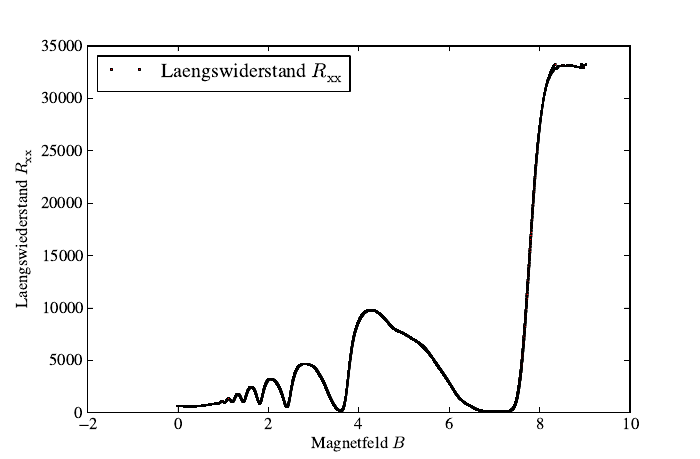

Write Python code to recreate this figure.
# -*- coding: utf-8 -*-

from pylab import *
from scipy import *
from scipy.optimize import *
import matplotlib.pyplot as plt
from matplotlib import rc
from numpy import *

rc('font', family = 'serif', serif = 'STIXGeneral')
fig = plt.figure(num=None, figsize=(7, 5), dpi=150, facecolor='w', edgecolor='k')

#def f(U):
#   return 297.0 -25.87*U + 1.908*U**2 - 0.4020*U**3;

data = genfromtxt("4,2-Laengswiderstand-Magnetfeld_bereinigt.dat")

B = data[:8500,0]
R_xx = data[:8500,1]

ax = fig.add_subplot(111)
ax.plot(B, R_xx, ",r", label=u"Laengswiderstand $R_\mathrm{xx}$")

ax.set_xlabel(u"Magnetfeld $B$")
ax.set_ylabel(u"Laengswiederstand $R_{\mathrm{xx}}$")
ax.legend(loc=2)

# y = log(data[:,1]/(8e-3*1.63e-3*2.74e-3))
# y = log(data[:,1]*(1.63e-3*2.74e-3)/(8e-3*4.2e-3))

#X = x[0:14]
#Y = y[0:14]

#fitfunc = lambda p, x: p[0]*x + p[1]
#errfunc = lambda p, x, y: fitfunc(p, x) - y
#P, success = leastsq(errfunc, [1, 1], args=(X, Y))




#plot(x, fitfunc(P, x), "r", label="Ausgleichsgerade")
#plot(x, -0.0105*x + 0.9, "r--", label="Fehlergerade")
#plot(x, -0.0077*x + 0.65, "r--")

#plot([207, 207], [0.0, -4.5], "k", label="Inversionstemperatur")

#fitfunc = lambda p, x: p[0] + p[1]*x + p[2]*x**2+ p[3]*x**3 + p[4]*x**4 + p[5]*x**5
#errfunc = lambda p, x, y: fitfunc(p, x) - y
#p, success = leastsq(errfunc, [1, 1, 1, 0, 1, 1, 1, 1, 1], args=(x, y))
#R = linspace(min(x), max(x), 1000)
#plot(R, fitfunc(p, R), label="Ausgleichende Kurve")

#errorbar(x, y, yerr=len(x)*[0.04], xerr=len(x)*[1], fmt="g.", label="Messpunkte mit Fehlerbalken")

fig.savefig("07-4,2-Leitfaehigkeit.pdf")

show()
